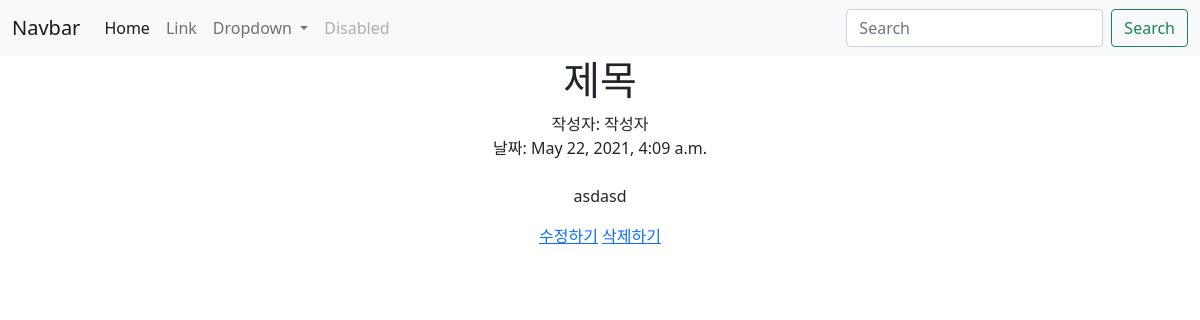
The page /4 on the database as committed earlier.
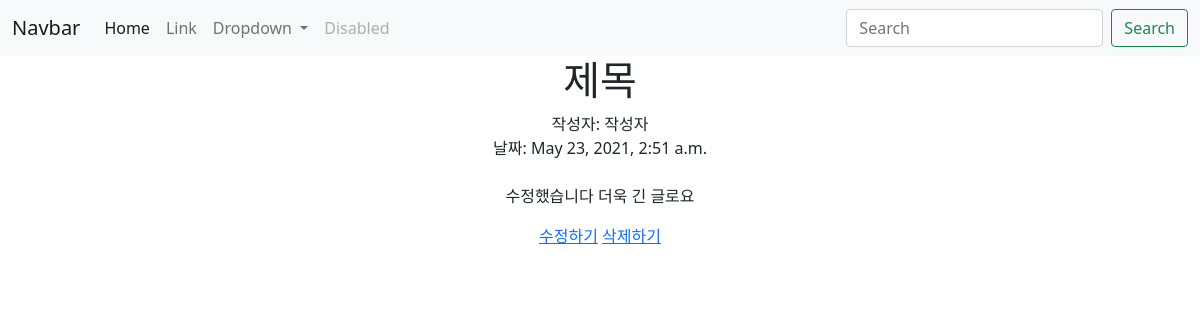
The same page on the database as committed later.
### blog/models.py (models this page shows, shortened)
class Blog(models.Model): #models class 내의 method사용, id column auto create
    title = models.CharField(max_length=200)
    writer = models.CharField(max_length=100)
    pub_date = models.DateTimeField()
    body = models.TextField() #글자 제한 없음

### blog/views.py (the view)
# urls.py: path('<str:id>',detail,name="detail"), #매개변수로 들어가고 값에 따라 페이지 달라짐
def detail(request, id):
    blog = get_object_or_404(Blog, pk = id)
    return render(request, 'detail.html', {'blog':blog})

### blog/templates/detail.html
{%extends 'base.html'%}
{%block content %}
<h1>{{blog.title}}</h1>
    <div>
        작성자: {{blog.writer}}
        <br>
        날짜: {{blog.pub_date}}
    </div>
    <br>
    <p>{{blog.body}}</p>
    <a href="{% url 'edit' blog.id %}">수정하기</a>
    <a href="{% url 'delete' blog.id %}">삭제하기</a>
{% endblock %}

Rows that differ between the two databases and show on the page:
changed Blog "제목": pub_date "May 22, 2021, 4:09 a.m." → "May 23, 2021, 2:51 a.m."; body "asdasd" → "수정했습니다 더욱 긴 글로요"
